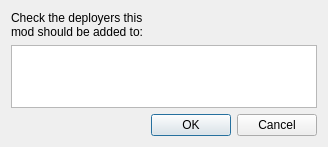
<?xml version="1.0" encoding="UTF-8"?>
<ui version="4.0">
 <class>AddToDeployerDialog</class>
 <widget class="QDialog" name="AddToDeployerDialog">
  <property name="geometry">
   <rect>
    <x>0</x>
    <y>0</y>
    <width>328</width>
    <height>147</height>
   </rect>
  </property>
  <property name="windowTitle">
   <string>Add to Deployer</string>
  </property>
  <layout class="QGridLayout" name="gridLayout">
   <item row="1" column="0" colspan="2">
    <widget class="QListWidget" name="deployer_list"/>
   </item>
   <item row="0" column="0">
    <widget class="QLabel" name="text_label">
     <property name="text">
      <string>Check the deployers this mod should be added to:</string>
     </property>
     <property name="wordWrap">
      <bool>true</bool>
     </property>
    </widget>
   </item>
   <item row="3" column="1">
    <widget class="QDialogButtonBox" name="buttonBox">
     <property name="orientation">
      <enum>Qt::Horizontal</enum>
     </property>
     <property name="standardButtons">
      <set>QDialogButtonBox::Cancel|QDialogButtonBox::Ok</set>
     </property>
    </widget>
   </item>
   <item row="2" column="0" colspan="2">
    <spacer name="verticalSpacer">
     <property name="orientation">
      <enum>Qt::Vertical</enum>
     </property>
     <property name="sizeHint" stdset="0">
      <size>
       <width>20</width>
       <height>213</height>
      </size>
     </property>
    </spacer>
   </item>
  </layout>
 </widget>
 <resources/>
 <connections>
  <connection>
   <sender>buttonBox</sender>
   <signal>accepted()</signal>
   <receiver>AddToDeployerDialog</receiver>
   <slot>accept()</slot>
   <hints>
    <hint type="sourcelabel">
     <x>248</x>
     <y>254</y>
    </hint>
    <hint type="destinationlabel">
     <x>157</x>
     <y>274</y>
    </hint>
   </hints>
  </connection>
  <connection>
   <sender>buttonBox</sender>
   <signal>rejected()</signal>
   <receiver>AddToDeployerDialog</receiver>
   <slot>reject()</slot>
   <hints>
    <hint type="sourcelabel">
     <x>316</x>
     <y>260</y>
    </hint>
    <hint type="destinationlabel">
     <x>286</x>
     <y>274</y>
    </hint>
   </hints>
  </connection>
 </connections>
</ui>
